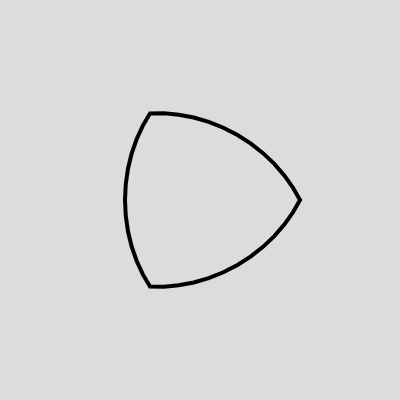
Frame 1 (no input)
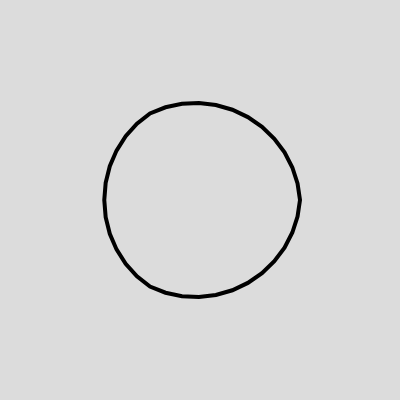
Frame 60 (no input)
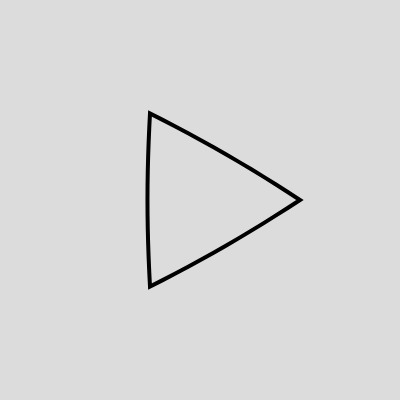
Frame 120 (the mouse pressed at the canvas centre since frame 60)

The p5.js sketch that drew these frames (run headless with seeded random() and noise() and a simulated clock; from frame 60 on, the mouse is pressed at the canvas centre):

// p5.js sketch
// ── sketch.js
let cirPath = [];
let triPath = [];
let spacing = 10;
let theta = 0;

function polarToCartesian(r, angle){
    return createVector(r*cos(angle),r*sin(angle))
}

function setup(){
    createCanvas(400,400);
    angleMode(DEGREES);
    let radius = 100;
    let startA = 0;
    let endA = 120;
    let start = polarToCartesian(radius, startA);
    let end = polarToCartesian(radius, endA);
    for(let a = startA; a < 360; a+=spacing){
        let cv = polarToCartesian(radius,a);
        cirPath.push(cv);
        let amt = (a%120) / (endA - startA);
        let tv = p5.Vector.lerp(start,end,amt)
        triPath.push(tv);

        if((a+spacing) % 120 == 0){
          startA = startA + 120;
          endA = endA + 120;
          start = polarToCartesian(radius, startA);
          end = polarToCartesian(radius, endA);
        }
    }

    // let astart = 0;
    // let aend = 120;
    // let xs = radius * cos(astart);
    // let ys = radius * sin(astart);
    // let xe = radius * cos(aend);
    // let ye = radius * sin(aend);
    // triPath.push(createVector(xs,ys));
    // triPath.push(createVector(xe,ye));
    // for(let a = 120; a < 240; a+=spacing){
    //     let x = radius * cos(a);
    //     let y = radius * sin(a);
    //     let v = createVector(x,y);
    //     cirPath.push(v)
    // }
    // for(let a = 240; a < 360; a+=spacing){
    //     let x = radius * cos(a);
    //     let y = radius * sin(a);
    //     let v = createVector(x,y);
    //     cirPath.push(v)
    // }
}

function draw(){
  background(220);
  translate(width/2, height/2);
  stroke(0);
  strokeWeight(4)
  noFill();
  let amt =( sin(theta)+1)/2;
  theta += 4
  beginShape();
  for(let i = 0; i < cirPath.length; i++){
      let cv = cirPath[i];
      let tv = triPath[i];
      let x = lerp(cv.x, tv.x, amt);
      let y = lerp(cv.y, tv.y, amt);
      vertex(x,y)
  }
  endShape(CLOSE);
 
}
